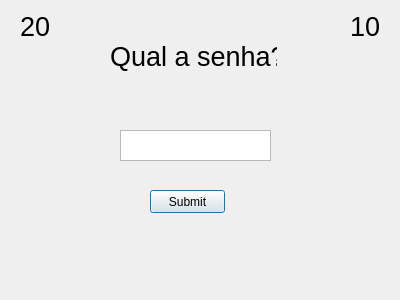
<?xml version="1.0" encoding="UTF-8"?>
<ui version="4.0">
 <class>hardFive</class>
 <widget class="QDialog" name="hardFive">
  <property name="geometry">
   <rect>
    <x>0</x>
    <y>0</y>
    <width>400</width>
    <height>300</height>
   </rect>
  </property>
  <property name="windowTitle">
   <string>Dialog</string>
  </property>
  <widget class="QLabel" name="label">
   <property name="geometry">
    <rect>
     <x>20</x>
     <y>10</y>
     <width>30</width>
     <height>33</height>
    </rect>
   </property>
   <property name="font">
    <font>
     <pointsize>20</pointsize>
    </font>
   </property>
   <property name="text">
    <string>20</string>
   </property>
  </widget>
  <widget class="QLabel" name="label_2">
   <property name="geometry">
    <rect>
     <x>110</x>
     <y>40</y>
     <width>167</width>
     <height>33</height>
    </rect>
   </property>
   <property name="font">
    <font>
     <pointsize>20</pointsize>
    </font>
   </property>
   <property name="text">
    <string>Qual a senha?</string>
   </property>
  </widget>
  <widget class="QLabel" name="contagemLabel">
   <property name="geometry">
    <rect>
     <x>350</x>
     <y>10</y>
     <width>30</width>
     <height>33</height>
    </rect>
   </property>
   <property name="font">
    <font>
     <pointsize>20</pointsize>
    </font>
   </property>
   <property name="text">
    <string>10</string>
   </property>
  </widget>
  <widget class="QTextEdit" name="passwordText">
   <property name="geometry">
    <rect>
     <x>120</x>
     <y>130</y>
     <width>151</width>
     <height>31</height>
    </rect>
   </property>
  </widget>
  <widget class="QPushButton" name="submitButton">
   <property name="geometry">
    <rect>
     <x>150</x>
     <y>190</y>
     <width>75</width>
     <height>23</height>
    </rect>
   </property>
   <property name="text">
    <string>Submit</string>
   </property>
  </widget>
 </widget>
 <resources/>
 <connections/>
</ui>
